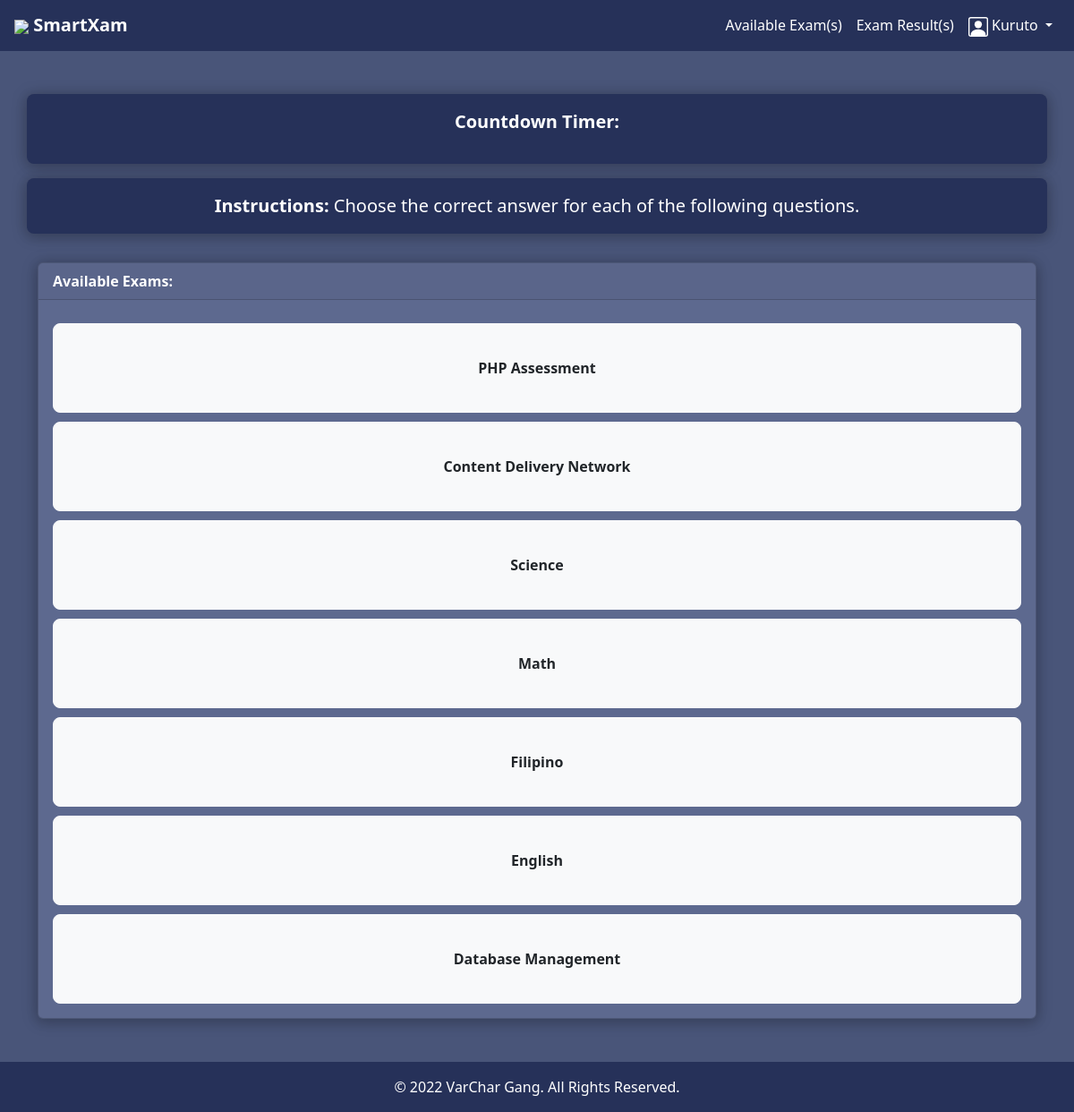
Page /select-exam.php (signed in) on the committed database.
### tables this page shows
CREATE TABLE `exam_category` (
  `id` int(11) NOT NULL,
  `category` varchar(250) NOT NULL,
  `exam_time_in_minutes` varchar(5) NOT NULL
);

### select-exam.php (the view, shortened to what this page needs)
<?php
	include 'connection.php';
?>
<!DOCTYPE html>
<html>
<head>
<?php
	include "header.php";
?>
<div class="container pt-3 pb-5 d-flex justify-content-center">
  <div class="col-sm" >
    <div class="card shadow-custom" style="border-radius: 8 px; background-color: #5D698F;">
      <div class="card-header d-flex justify-content-start text-white">
      	<strong>Available Exams:</strong>
      </div>
          <div class="card-body card-block">
		    <?php
		  		$res = mysqli_query($con,"select * from exam_category");
		  		while ($row = mysqli_fetch_array($res))
		  		{
		  	?>
	    <input type="button" class="btn btn-light w-100 text-dark"
	    value="<?php echo $row["category"]; ?>"
	    style="margin-top: 10px; height: 100px; border-radius: 8px; font-weight: bold;"
	    onclick="set_exam_type_session(this.value);">
		<?php
  		}
  	?>
          </div>
    </div>
  </div>
</div>
<?php
	include "footer.php";
?>
</body>
</html>

### select-exam.php (style rules this page uses)
.shadow-custom { box-shadow: 0 2px 17px 0 rgba(0, 0, 0, .25), 0 3px 10px 5px rgba(0, 0, 0, 0.05) !important; border-radius: 15px; }

### header.php (style rules this page uses)
.shadow-custom { -webkit-box-shadow: 2px 4px 13px 0px rgba(0,0,0,0.5); -moz-box-shadow: 2px 4px 13px 0px rgba(0,0,0,0.5); box-shadow: 2px 4px 13px 0px rgba(0,0,0,0.5); }

### rows in the picture
exam_category: category "PHP Assessment"
exam_category: category "Content Delivery Network"
exam_category: category "Science"
exam_category: category "Math"
exam_category: category "Filipino"
exam_category: category "English"
exam_category: category "Database Management"

### other values in the picture
$_SESSION['Username'] "Kuruto"
